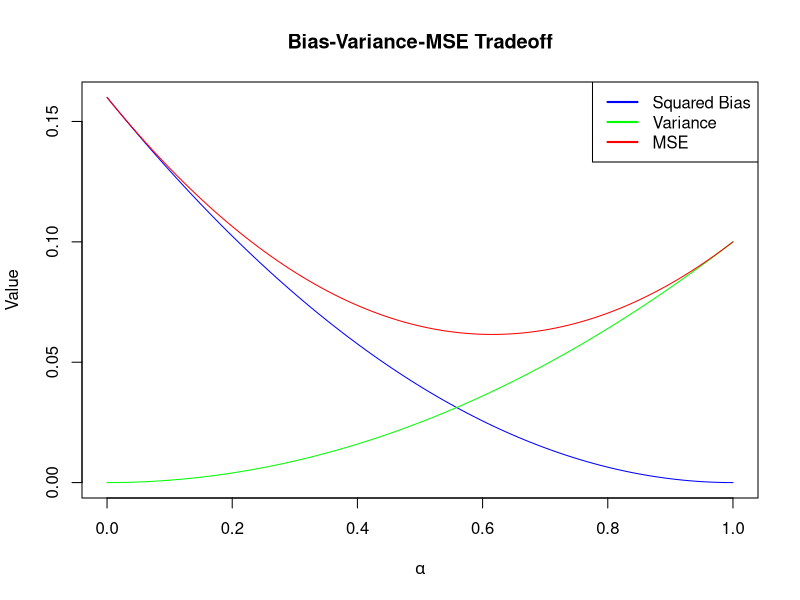
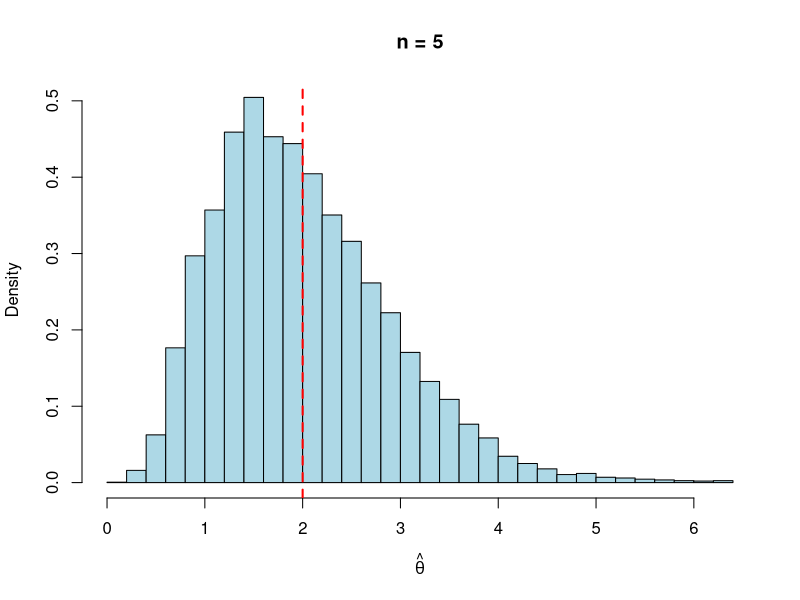
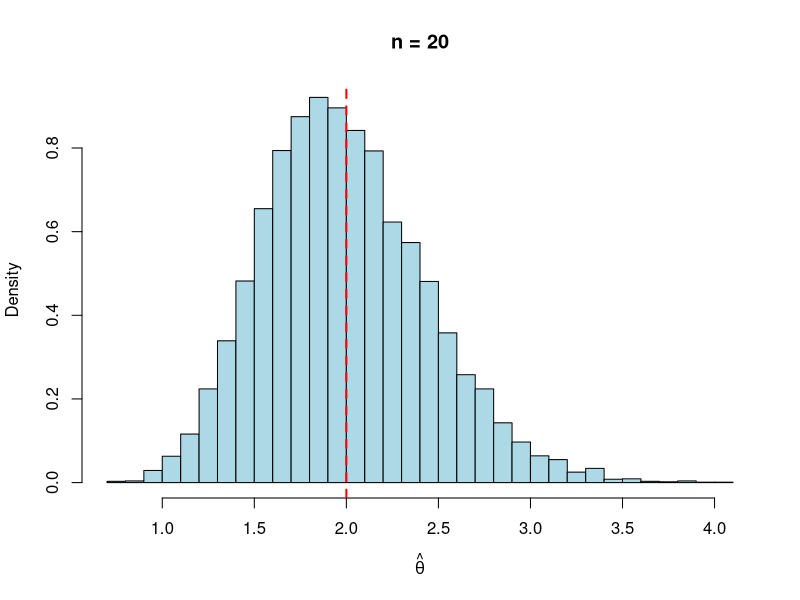
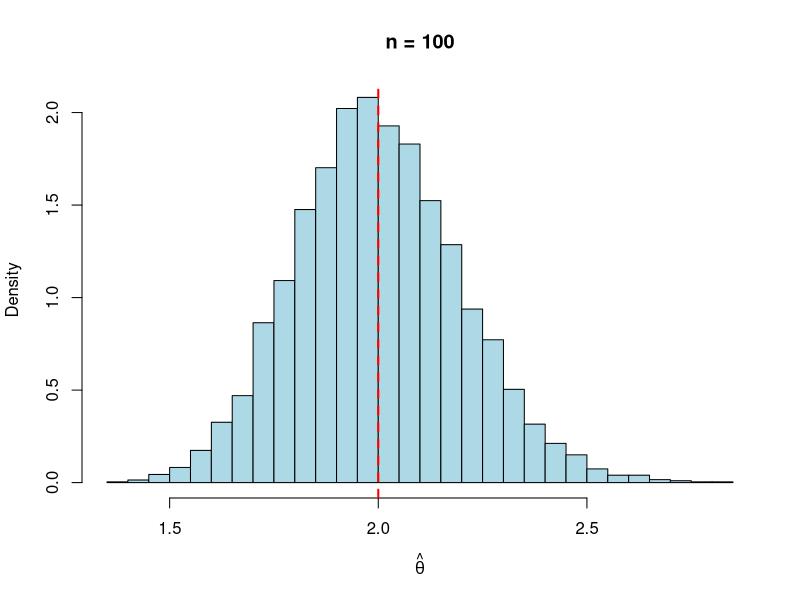

The R script that drew these images, in order:
## ---- chunk 1
mu <- 2
g <- 1.6
sigma2 <- 1
n <- 10

alpha <- seq(0, 1, length.out = 100)

bias2 <- ((alpha * mu + (1 - alpha) * g) - mu)^2
var <- (alpha^2) * (sigma2 / n)
mse <- bias2 + var

# Plot all three on the same graph
plot(alpha, bias2, type = "l", col = "blue", ylim = c(0, max(mse)),
     xlab = expression(alpha), ylab = "Value", main = "Bias-Variance-MSE Tradeoff")
lines(alpha, var, col = "green")
lines(alpha, mse, col = "red")
legend("topright", legend = c("Squared Bias", "Variance", "MSE"),
       col = c("blue", "green", "red"), lwd = 2)

## ---- chunk 2
my_random_numbers <- function(n, theta){
  y <- rexp(n, 1/(2*theta))
  x <- sqrt(y)
  return(x)
}
## ---- chunk 3
simulate_mle <- function(n, theta, reps = 10000) {
  replicate(reps, {
    x <- my_random_numbers(n, theta)
    mean(x^2) / 2
  })
}

theta_true <- 2
sample_sizes <- c(5, 20, 100)
set.seed(123)

for (n in sample_sizes) {
  samples <- simulate_mle(n, theta_true)
  
  hist(samples,breaks = "Scott",
       col = "lightblue",
       main = paste("n =", n),
       xlab = expression(hat(theta)),
       freq = FALSE)
  abline(v = theta_true, col = "red", lwd = 2, lty = 2)
}


## ---- chunk 4
prior <- function(mean_guess, upper_bound, upper_prob = 0.983) {
  f <- function(alpha) pgamma(upper_bound, shape = alpha, rate = alpha / mean_guess) - upper_prob
  alpha0 <- uniroot(f, lower = 0.1, upper = 100)$root
  beta0 <- alpha0 / mean_guess
  return(list(alpha0 = alpha0, beta0 = beta0))
}
prior(mean_guess = 1, upper_bound = 3)
